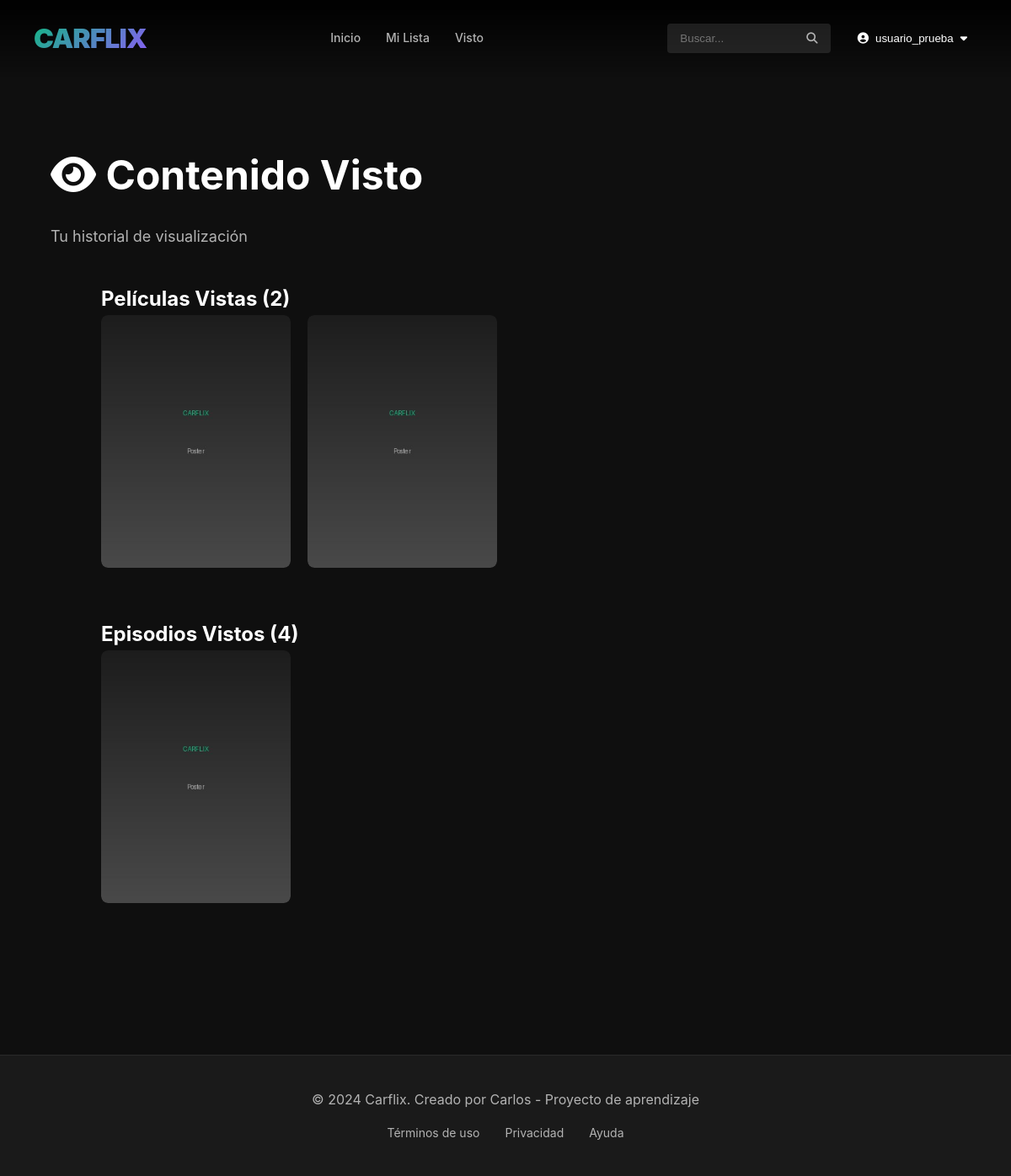
Screenshot of /watched (signed in) with the database file from the repository.
### app/models.py (models this page shows, shortened)
class User(UserMixin, db.Model):
    id = db.Column(db.Integer, primary_key=True)
    username = db.Column(db.String(64), unique=True, nullable=False, index=True)
    email = db.Column(db.String(120), unique=True, nullable=False, index=True)
    password_hash = db.Column(db.String(256))
    is_admin = db.Column(db.Boolean, default=False)
    profile_picture = db.Column(db.String(300), default='images/default-avatar.png')
    created_at = db.Column(db.DateTime, default=datetime.utcnow)
    favorite_movies = db.relationship('Movie', secondary=movie_favorites,
                                      backref=db.backref('favorited_by', lazy='dynamic'))
    favorite_series = db.relationship('Series', secondary=series_favorites,
                                      backref=db.backref('favorited_by', lazy='dynamic'))
    watched_movies = db.relationship('Movie', secondary=movie_watched,
                                     backref=db.backref('watched_by', lazy='dynamic'))
    watched_episodes = db.relationship('Episode', secondary=episode_watched,
                                       backref=db.backref('watched_by', lazy='dynamic'))

class Movie(db.Model):
    id = db.Column(db.Integer, primary_key=True)
    title = db.Column(db.String(200), nullable=False, index=True)
    description = db.Column(db.Text)
    duration = db.Column(db.Integer)  # Duración en minutos
    release_year = db.Column(db.Integer)
    video_path = db.Column(db.String(300), nullable=False)
    poster_path = db.Column(db.String(300))
    background_path = db.Column(db.String(300))
    created_at = db.Column(db.DateTime, default=datetime.utcnow)
    categories = db.relationship('Category', secondary=movie_categories,
                                 backref=db.backref('movies', lazy='dynamic'))

class Series(db.Model):
    id = db.Column(db.Integer, primary_key=True)
    title = db.Column(db.String(200), nullable=False, index=True)
    description = db.Column(db.Text)
    release_year = db.Column(db.Integer)
    poster_path = db.Column(db.String(300))
    background_path = db.Column(db.String(300))
    created_at = db.Column(db.DateTime, default=datetime.utcnow)
    categories = db.relationship('Category', secondary=series_categories,
                                 backref=db.backref('series', lazy='dynamic'))
    episodes = db.relationship('Episode', backref='series', lazy='dynamic',
                               cascade='all, delete-orphan')

### app/routes.py (the view)
@app.route('/watched')
@login_required
def watched():
    return render_template('watched.html',
                           watched_movies=current_user.watched_movies,
                           watched_episodes=current_user.watched_episodes)

### app/models.py (called while the page is built)
@login_manager.user_loader
def load_user(user_id):
    return User.query.get(int(user_id))

### app/templates/watched.html (shortened to what this page needs)
{% extends "base.html" %}
{% block content %}
<div class="my-list-page">
    <div class="page-container">
        <h1><i class="fas fa-eye"></i> Contenido Visto</h1>
        <p class="subtitle-watched">Tu historial de visualización</p>
        {% if watched_movies|length > 0 or watched_episodes|length > 0 %}
            {% if watched_movies|length > 0 %}
            <section class="content-section">
                <h2>Películas Vistas ({{ watched_movies|length }})</h2>
                <div class="content-row">
                    {% for movie in watched_movies %}
                    <div class="content-card">
                        <a href="{{ url_for('movie_detail', movie_id=movie.id) }}">
                            <img src="{{ url_for('static', filename=movie.poster_path) if movie.poster_path else 'https://via.placeholder.com/300x450?text=Sin+Poster' }}"
                                 alt="{{ movie.title }}" class="content-poster">
                        </a>
                    </div>
                    {% endfor %}
                </div>
            </section>
            {% endif %}
            {% if watched_episodes|length > 0 %}
            <section class="content-section">
                <h2>Episodios Vistos ({{ watched_episodes|length }})</h2>
                {% set series_dict = {} %}
                {% for episode in watched_episodes %}
                    {% set _ = series_dict.update({episode.series.id: episode.series}) if episode.series.id not in series_dict else None %}
                {% endfor %}
                <div class="content-row">
                    {% for series_id, series in series_dict.items() %}
                    <div class="content-card">
                        <a href="{{ url_for('series_detail', series_id=series.id) }}">
                            <img src="{{ url_for('static', filename=series.poster_path) if series.poster_path else 'https://via.placeholder.com/300x450?text=Sin+Poster' }}"
                                 alt="{{ series.title }}" class="content-poster">
                                    {% set watched_count = watched_episodes|selectattr('series_id', 'equalto', series.id)|list|length %}
                        </a>
                    </div>
                    {% endfor %}
                </div>
            </section>
            {% endif %}
        {% endif %}
    </div>
</div>
{% endblock %}

### app/templates/base.html (shortened to what this page needs)
<!DOCTYPE html>
<html lang="es">
<head>
    <link rel="stylesheet" href="{{ url_for('static', filename='css/style.css') }}">
    <link rel="stylesheet" href="https://cdnjs.cloudflare.com/ajax/libs/font-awesome/6.4.0/css/all.min.css">
</head>
<body>
    {% if current_user.is_authenticated %}
    <nav class="navbar">
        <div class="navbar-container">
            <a href="{{ url_for('home') }}" class="logo">CARFLIX</a>
            <div class="nav-links">
                <a href="{{ url_for('home') }}">Inicio</a>
                <a href="{{ url_for('my_list') }}">Mi Lista</a>
                <a href="{{ url_for('watched') }}">Visto</a>
            </div>
            <div class="nav-right">
                <form action="{{ url_for('search') }}" method="get" class="search-form">
                    <input type="text" name="q" placeholder="Buscar..." class="search-input">
                    <button type="submit" class="search-btn"><i class="fas fa-search"></i></button>
                </form>
                <div class="user-menu">
                    <button class="user-btn">
                        <i class="fas fa-user-circle"></i>
                        <span>{{ current_user.username }}</span>
                        <i class="fas fa-caret-down"></i>
                    </button>
                </div>
            </div>
        </div>
    </nav>
    {% endif %}
    <main class="main-content">
        {% block content %}{% endblock %}
    </main>
    <footer class="footer">
        <div class="footer-content">
            <p>&copy; 2024 Carflix. Creado por Carlos - Proyecto de aprendizaje</p>
            <div class="footer-links">
                <a href="#">Términos de uso</a>
                <a href="#">Privacidad</a>
                <a href="#">Ayuda</a>
            </div>
        </div>
    </footer>
</body>
</html>

### app/static/css/style.css (style rules this page uses)
:root { --primary-color: #10b981; --secondary-color: #8b5cf6; --accent-color: #06d6a0; --bg-dark: #0f0f0f; --bg-card: #1a1a1a; --bg-hover: #2a2a2a; --text-primary: #ffffff; --text-secondary: #b3b3b3; --danger-color: #ef4444; --warning-color: #f59e0b; --success-color: #10b981; --border-radius: 8px; --transition: all 0.3s ease; }
* { margin: 0; padding: 0; box-sizing: border-box; }
body { font-family: -apple-system, BlinkMacSystemFont, 'Segoe UI', Roboto, 'Helvetica Neue', Arial, sans-serif; background-color: var(--bg-dark); color: var(--text-primary); line-height: 1.6; overflow-x: hidden; }
a { text-decoration: none; color: inherit; transition: var(--transition); }
img { max-width: 100%; height: auto; display: block; }
.navbar { position: fixed; top: 0; width: 100%; background: linear-gradient(to bottom, rgba(0,0,0,0.9) 10%, transparent); padding: 20px 0; z-index: 1000; transition: background-color 0.3s ease; }
.navbar-container { max-width: 1400px; margin: 0 auto; padding: 0 40px; display: flex; justify-content: space-between; align-items: center; }
.logo { font-size: 32px; font-weight: 900; background: linear-gradient(135deg, var(--primary-color), var(--secondary-color)); -webkit-background-clip: text; -webkit-text-fill-color: transparent; background-clip: text; letter-spacing: -1px; }
.nav-links { display: flex; gap: 30px; }
.nav-links a { color: var(--text-secondary); font-size: 14px; font-weight: 500; transition: var(--transition); }
.nav-right { display: flex; align-items: center; gap: 20px; }
.search-form { display: flex; align-items: center; background-color: rgba(255, 255, 255, 0.1); border-radius: 4px; padding: 5px 10px; transition: var(--transition); }
.search-input { background: transparent; border: none; color: var(--text-primary); padding: 5px; width: 150px; outline: none; transition: width 0.3s ease; }
.search-btn { background: transparent; border: none; color: var(--text-secondary); cursor: pointer; padding: 5px; }
.user-menu { position: relative; }
.user-btn { display: flex; align-items: center; gap: 8px; background: transparent; border: none; color: var(--text-primary); cursor: pointer; padding: 8px 12px; border-radius: 4px; transition: var(--transition); }
.main-content { min-height: 100vh; padding-top: 70px; }
.content-section { padding: 0 60px; margin-bottom: 60px; }
.content-row { display: grid; grid-template-columns: repeat(auto-fill, minmax(200px, 1fr)); gap: 20px; }
.content-card { position: relative; border-radius: var(--border-radius); overflow: hidden; transition: var(--transition); cursor: pointer; }
.content-poster { width: 100%; height: 300px; object-fit: cover; border-radius: var(--border-radius); }
.search-page, .my-list-page { padding: 100px 60px 60px; }
.search-container, .page-container { max-width: 1400px; margin: 0 auto; }
.search-container h1, .page-container h1 { font-size: 48px; margin-bottom: 40px; }
.subtitle-watched { color: var(--text-secondary); font-size: 18px; margin-bottom: 40px; margin-top: -20px; }
.footer { background-color: var(--bg-card); padding: 40px 0; margin-top: 60px; border-top: 1px solid var(--bg-hover); }
.footer-content { max-width: 1400px; margin: 0 auto; padding: 0 60px; text-align: center; }
.footer-content p { color: var(--text-secondary); margin-bottom: 15px; }
.footer-links { display: flex; justify-content: center; gap: 30px; }
.footer-links a { color: var(--text-secondary); font-size: 14px; transition: var(--transition); }
.content-card, .feature-card, .stat-card { animation: fadeIn 0.5s ease; }

### rows the page displays
User: username "usuario_prueba"
Movie: poster_path (placeholder picture)
Movie: poster_path (placeholder picture)
Series: poster_path (placeholder picture)

### other values shown
{{ watched_movies|length }} "2"
{{ watched_episodes|length }} "4"
